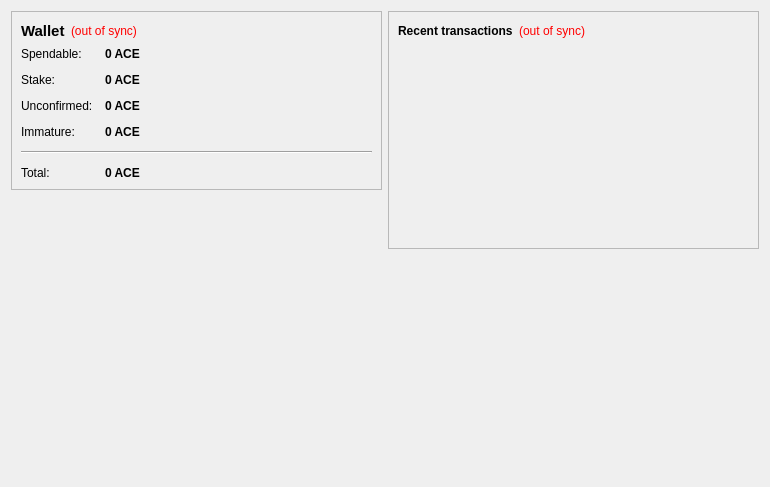
<?xml version="1.0" encoding="UTF-8"?>
<ui version="4.0">
 <class>OverviewPage</class>
 <widget class="QWidget" name="OverviewPage">
  <property name="geometry">
   <rect>
    <x>0</x>
    <y>0</y>
    <width>770</width>
    <height>487</height>
   </rect>
  </property>
  <property name="windowTitle">
   <string>Form</string>
  </property>
  <layout class="QHBoxLayout" name="horizontalLayout" stretch="1,1">
   <item>
    <layout class="QVBoxLayout" name="verticalLayout_2">
     <item>
      <widget class="QFrame" name="frame">
       <property name="frameShape">
        <enum>QFrame::StyledPanel</enum>
       </property>
       <property name="frameShadow">
        <enum>QFrame::Raised</enum>
       </property>
       <layout class="QVBoxLayout" name="verticalLayout_4">
        <item>
         <layout class="QHBoxLayout" name="horizontalLayout_4">
          <item>
           <widget class="QLabel" name="label_5">
            <property name="font">
             <font>
              <pointsize>11</pointsize>
              <weight>75</weight>
              <bold>true</bold>
             </font>
            </property>
            <property name="text">
             <string>Wallet</string>
            </property>
           </widget>
          </item>
          <item>
           <widget class="QLabel" name="labelWalletStatus">
            <property name="toolTip">
             <string>The displayed information may be out of date. Your wallet automatically synchronizes with the AceCoin network after a connection is established, but this process has not completed yet.</string>
            </property>
            <property name="styleSheet">
             <string notr="true">QLabel { color: red; }</string>
            </property>
            <property name="text">
             <string notr="true">(out of sync)</string>
            </property>
            <property name="alignment">
             <set>Qt::AlignLeading|Qt::AlignLeft|Qt::AlignVCenter</set>
            </property>
           </widget>
          </item>
          <item>
           <spacer name="horizontalSpacer_2">
            <property name="orientation">
             <enum>Qt::Horizontal</enum>
            </property>
            <property name="sizeHint" stdset="0">
             <size>
              <width>40</width>
              <height>20</height>
             </size>
            </property>
           </spacer>
          </item>
         </layout>
        </item>
        <item>
         <layout class="QFormLayout" name="formLayout_2">
          <property name="fieldGrowthPolicy">
           <enum>QFormLayout::AllNonFixedFieldsGrow</enum>
          </property>
          <property name="horizontalSpacing">
           <number>12</number>
          </property>
          <property name="verticalSpacing">
           <number>12</number>
          </property>
          <item row="0" column="0">
           <widget class="QLabel" name="label">
            <property name="text">
             <string>Spendable:</string>
            </property>
           </widget>
          </item>
          <item row="0" column="1">
           <widget class="QLabel" name="labelBalance">
            <property name="font">
             <font>
              <weight>75</weight>
              <bold>true</bold>
             </font>
            </property>
            <property name="cursor">
             <cursorShape>IBeamCursor</cursorShape>
            </property>
            <property name="toolTip">
             <string>Your current spendable balance</string>
            </property>
            <property name="text">
             <string notr="true">0 ACE</string>
            </property>
            <property name="textInteractionFlags">
             <set>Qt::LinksAccessibleByMouse|Qt::TextSelectableByKeyboard|Qt::TextSelectableByMouse</set>
            </property>
           </widget>
          </item>
          <item row="1" column="0">
           <widget class="QLabel" name="label_6">
            <property name="text">
             <string>Stake:</string>
            </property>
           </widget>
          </item>
          <item row="1" column="1">
           <widget class="QLabel" name="labelStake">
            <property name="font">
             <font>
              <weight>75</weight>
              <bold>true</bold>
             </font>
            </property>
            <property name="cursor">
             <cursorShape>IBeamCursor</cursorShape>
            </property>
            <property name="toolTip">
             <string>Total of coins that was staked, and do not yet count toward the current balance</string>
            </property>
            <property name="text">
             <string notr="true">0 ACE</string>
            </property>
            <property name="textInteractionFlags">
             <set>Qt::LinksAccessibleByMouse|Qt::TextSelectableByKeyboard|Qt::TextSelectableByMouse</set>
            </property>
           </widget>
          </item>
          <item row="2" column="0">
           <widget class="QLabel" name="label_3">
            <property name="text">
             <string>Unconfirmed:</string>
            </property>
           </widget>
          </item>
          <item row="2" column="1">
           <widget class="QLabel" name="labelUnconfirmed">
            <property name="font">
             <font>
              <weight>75</weight>
              <bold>true</bold>
             </font>
            </property>
            <property name="cursor">
             <cursorShape>IBeamCursor</cursorShape>
            </property>
            <property name="toolTip">
             <string>Total of transactions that have yet to be confirmed, and do not yet count toward the current balance</string>
            </property>
            <property name="text">
             <string notr="true">0 ACE</string>
            </property>
            <property name="textInteractionFlags">
             <set>Qt::LinksAccessibleByMouse|Qt::TextSelectableByKeyboard|Qt::TextSelectableByMouse</set>
            </property>
           </widget>
          </item>
          <item row="3" column="0">
           <widget class="QLabel" name="labelImmatureText">
            <property name="text">
             <string>Immature:</string>
            </property>
           </widget>
          </item>
          <item row="3" column="1">
           <widget class="QLabel" name="labelImmature">
            <property name="font">
             <font>
              <weight>75</weight>
              <bold>true</bold>
             </font>
            </property>
            <property name="toolTip">
             <string>Mined balance that has not yet matured</string>
            </property>
            <property name="text">
             <string notr="true">0 ACE</string>
            </property>
            <property name="textInteractionFlags">
             <set>Qt::LinksAccessibleByMouse|Qt::TextSelectableByKeyboard|Qt::TextSelectableByMouse</set>
            </property>
           </widget>
          </item>
          <item row="4" column="0" colspan="2">
           <widget class="Line" name="line">
            <property name="orientation">
             <enum>Qt::Horizontal</enum>
            </property>
           </widget>
          </item>
          <item row="5" column="0">
           <widget class="QLabel" name="labelTotalText">
            <property name="text">
             <string>Total:</string>
            </property>
           </widget>
          </item>
          <item row="5" column="1">
           <widget class="QLabel" name="labelTotal">
            <property name="font">
             <font>
              <weight>75</weight>
              <bold>true</bold>
             </font>
            </property>
            <property name="cursor">
             <cursorShape>IBeamCursor</cursorShape>
            </property>
            <property name="toolTip">
             <string>Your current total balance</string>
            </property>
            <property name="text">
             <string notr="true">0 ACE</string>
            </property>
            <property name="textInteractionFlags">
             <set>Qt::LinksAccessibleByMouse|Qt::TextSelectableByKeyboard|Qt::TextSelectableByMouse</set>
            </property>
           </widget>
          </item>
         </layout>
        </item>
       </layout>
      </widget>
     </item>
     <item>
      <spacer name="verticalSpacer">
       <property name="orientation">
        <enum>Qt::Vertical</enum>
       </property>
       <property name="sizeHint" stdset="0">
        <size>
         <width>20</width>
         <height>40</height>
        </size>
       </property>
      </spacer>
     </item>
     <item>
      <widget class="QLabel" name="label_6">
       <property name="text">
        <string/>
       </property>
       <property name="pixmap">
        <pixmap resource="../bitcoin.qrc">:/images/backg</pixmap>
       </property>
       <property name="scaledContents">
        <bool>false</bool>
       </property>
       <property name="alignment">
        <set>Qt::AlignCenter</set>
       </property>
       <property name="margin">
        <number>-2</number>
       </property>
      </widget>
     </item>
    </layout>
   </item>
   <item>
    <layout class="QVBoxLayout" name="verticalLayout_3">
     <item>
      <widget class="QFrame" name="frame_2">
       <property name="frameShape">
        <enum>QFrame::StyledPanel</enum>
       </property>
       <property name="frameShadow">
        <enum>QFrame::Raised</enum>
       </property>
       <layout class="QVBoxLayout" name="verticalLayout">
        <item>
         <layout class="QHBoxLayout" name="horizontalLayout_2">
          <item>
           <widget class="QLabel" name="label_4">
            <property name="text">
             <string>&lt;b&gt;Recent transactions&lt;/b&gt;</string>
            </property>
           </widget>
          </item>
          <item>
           <widget class="QLabel" name="labelTransactionsStatus">
            <property name="toolTip">
             <string>The displayed information may be out of date. Your wallet automatically synchronizes with the AceCoin network after a connection is established, but this process has not completed yet.</string>
            </property>
            <property name="styleSheet">
             <string notr="true">QLabel { color: red; }</string>
            </property>
            <property name="text">
             <string notr="true">(out of sync)</string>
            </property>
            <property name="alignment">
             <set>Qt::AlignRight|Qt::AlignTrailing|Qt::AlignVCenter</set>
            </property>
           </widget>
          </item>
          <item>
           <spacer name="horizontalSpacer">
            <property name="orientation">
             <enum>Qt::Horizontal</enum>
            </property>
            <property name="sizeHint" stdset="0">
             <size>
              <width>40</width>
              <height>20</height>
             </size>
            </property>
           </spacer>
          </item>
         </layout>
        </item>
        <item>
         <widget class="QListView" name="listTransactions">
          <property name="styleSheet">
           <string notr="true">QListView { background: transparent; }</string>
          </property>
          <property name="frameShape">
           <enum>QFrame::NoFrame</enum>
          </property>
          <property name="verticalScrollBarPolicy">
           <enum>Qt::ScrollBarAlwaysOff</enum>
          </property>
          <property name="horizontalScrollBarPolicy">
           <enum>Qt::ScrollBarAlwaysOff</enum>
          </property>
          <property name="selectionMode">
           <enum>QAbstractItemView::NoSelection</enum>
          </property>
         </widget>
        </item>
       </layout>
      </widget>
     </item>
     <item>
      <spacer name="verticalSpacer_2">
       <property name="orientation">
        <enum>Qt::Vertical</enum>
       </property>
       <property name="sizeHint" stdset="0">
        <size>
         <width>20</width>
         <height>40</height>
        </size>
       </property>
      </spacer>
     </item>
    </layout>
   </item>
  </layout>
 </widget>
 <resources/>
 <connections/>
</ui>
